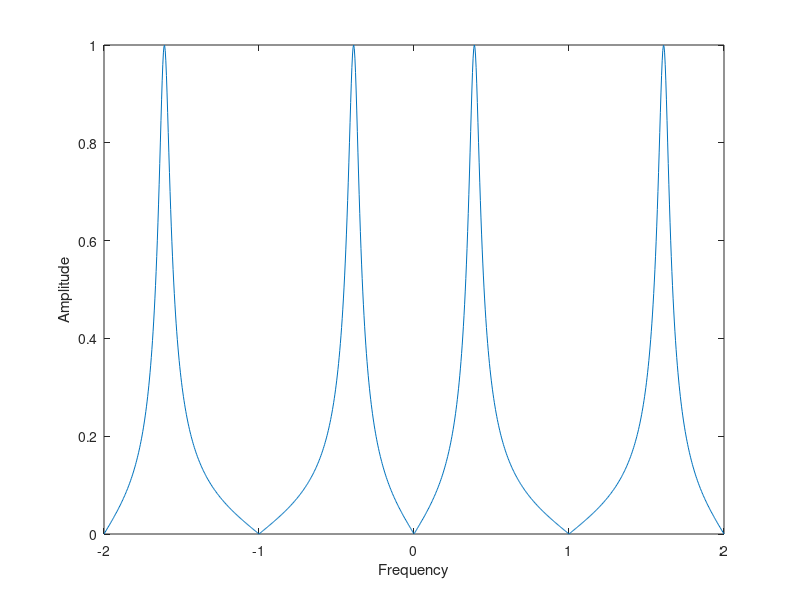
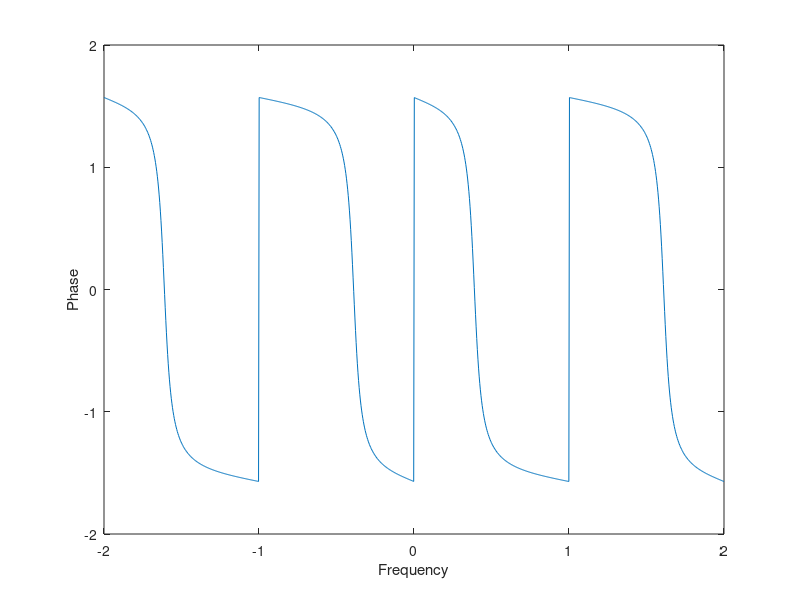
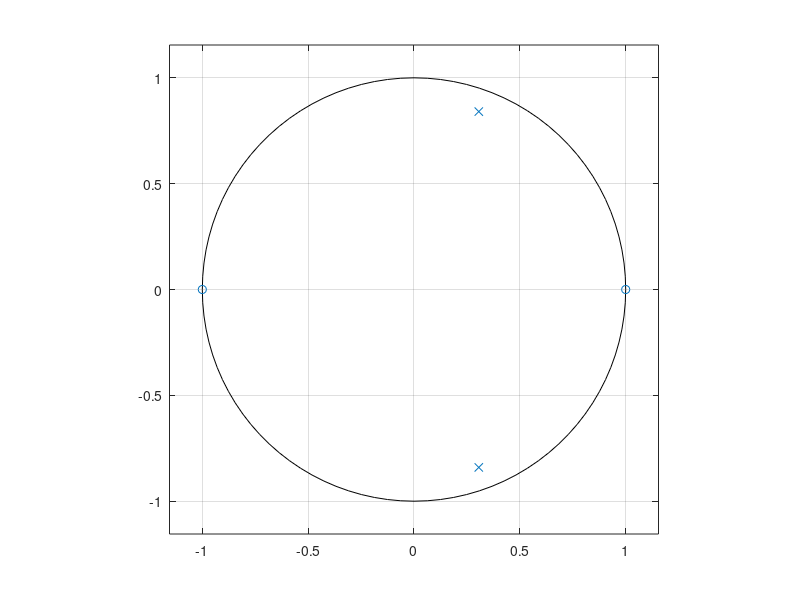

Write the MATLAB code that produced these figures, in order.
%% Define Poles, zeros and Other variables
alpha = 0.8;
beta = 0.34;
n = 1:1024;
w = linspace(-2*pi, 2*pi, 1024);
p1 = reshape([0.3060 + 0.8405i   0.3060 - 0.8405i], [2,1]);  %pole from the given transfer function
z1 = reshape([1 -1], [2, 1]);  %zero from the given transfer function
cons = (1 - alpha)/2; %constant that's multiplied in the func
Num = 1 - exp(-2i * w);
Den = 1 - beta * (1 + alpha) * exp(-1i * w) + alpha * exp(-2i * w);
H = cons * Num./Den;
figure;
plot(w/pi, abs(H));
xlabel('Frequency');
ylabel('Amplitude');
figure;
plot(w/pi, angle(H));
xlabel('Frequency');
ylabel('Phase');
%% Plot Pole-zero
figure;
zplane(z1, p1);